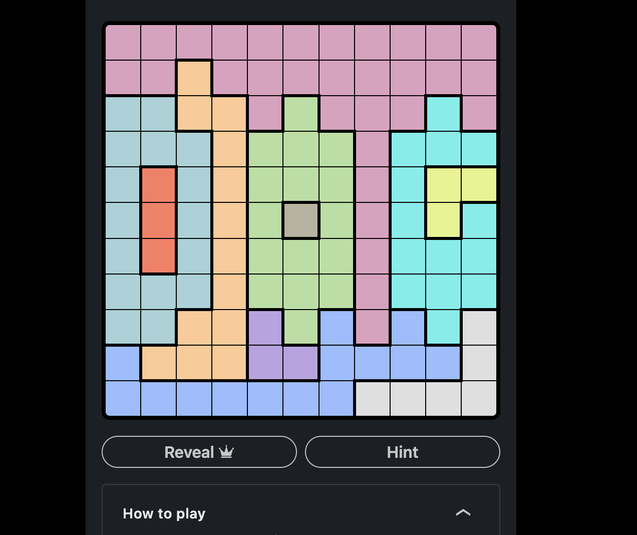
#> input picture wip/queensSolver/imgs/5.png, 637 x 535 px, shrunk from 1272 x 1068 before the run; the run also reads 1 picture not shown here
$ jupyter execute --allow-errors testing.ipynb
#> lines starting #> are read from the running program, lines starting #| are printed output that depends on the picture; after the words box and inside, x2 and y2 are one past the last pixel; in counts of white or black regions, pixels touching at a corner belong together
### wip/queensSolver/load_board.py
import cv2
import logging
import os
from game_board import board

logging.basicConfig(
    level=logging.DEBUG,
    format='%(asctime)s - %(levelname)s - %(message)s',
    handlers=[
        logging.StreamHandler()
    ]
)

class loadBoard(board):

    def __init__(self,fpath):

        if not  os.path.isfile(fpath):
            raise FileNotFoundError("File path not found")

        self.fpath = fpath
        self.matrix = self._get_matrix_board()
        self.n = len(self.matrix)
        super().__init__(self.matrix, self.n)

    def get_matrix(self):
        return self.matrix

    def remove_boundaries(self):
        image =  cv2.imread(self.fpath)

        if image is None:
            raise ImportError("Image loaded in as null")

        gray_image = cv2.cvtColor(image, cv2.COLOR_BGR2GRAY)

        contours, _ = cv2.findContours(gray_image, cv2.RETR_TREE, cv2.CHAIN_APPROX_NONE)
        contours = sorted(contours, key=cv2.contourArea, reverse=True)

        # second largest contour is the boundary of the actual game
        # TODO confirm this with more testing
        x, y, w, h = cv2.boundingRect(contours[1])
        logging.info(f'cutting image down. x:{x} y:{y} w:{w} h:{h}')

        # Crop to grid of just game
        return image[y:y+h, x:x+w]

    # Returns the board with only a filePath to an image of a board
    def _get_matrix_board(self):
        grid = self.remove_boundaries()
        gray_grid = cv2.cvtColor(grid, cv2.COLOR_BGR2GRAY)
        contours, _ = cv2.findContours(gray_grid, cv2.RETR_TREE, cv2.CHAIN_APPROX_NONE)

        # might not be needed
        contours = sorted(contours, key=cv2.contourArea)

        total_cells = len(contours) - 2
        grid_size = int((total_cells)**(.5))

        if total_cells != grid_size**2:
            raise RuntimeError(f'Board cell count is off. total cells: {total_cells} grid size: {grid_size}')

        # get height and width of grid
        height, width = gray_grid.shape[:2]

        # calculate the width and height of all cells
        cell_width = width // grid_size
        cell_height = height // grid_size

        # Initialize variables to store colors and board configuration
        colors = []
        board = []
        color_index = 1
        color_map = {}
        reverse_color_map = {}
        padding = 10

        # Iterate through each cell in the grid to extract colors
        for i in range(grid_size):
            row = []
            for j in range(grid_size):
                # Calculate cell coordinates with padding
                cell_x = j * cell_width
                cell_y = i * cell_height
                padding = 15
                cell = grid[cell_y+padding:cell_y+cell_height-padding, cell_x+padding:cell_x+cell_width-padding]

                # Get the average color of the cell
                avg_color = cell.mean(axis=0).mean(axis=0)
                avg_color = avg_color.astype(int)
                avg_color = tuple(avg_color)

                # Map each unique color to an index
                if avg_color not in color_map:
                    color_map[avg_color] = color_index
                    reverse_color_map[color_index] = avg_color
                    color_index += 1
                row.append(color_map[avg_color])

            # Append the row to the board configuration
            board.append(row)

        return board

    # Display cv2
    # [4 lines left out: function _display, not called in this run]

### wip/queensSolver/game_board.py
import logging
from collections import Counter
import copy

logging.basicConfig(
    level=logging.ERROR,
    format='%(asctime)s - %(levelname)s - %(message)s',
    handlers=[
        logging.StreamHandler()
    ]
)

class board:

    # [10 lines left out: function __init__, not called in this run]

    # Inserts a value for both matrix and transpose matrix
    def change_value(self,x:int,y:int,v):
        self.matrix[x][y] = v
        self.transpose_matrix[y][x] = v

    # print out the board in a ~very~ pretty and understandable way
    # [270 lines left out: functions draw_board, check_board_whole_row_col, place_obvious_queens, is_solvable, find_all_no_queen_placement_squares, place_queen and 3 more, not called in this run]


### wip/queensSolver/testing.ipynb
[cell 1]
import pyautogui
# (550, 730, 409, 382)
# img = pyautogui.screenshot(region=(550, 730, 409, 382))
# img.save('imgs/testing/image_test.png')

[cell 2]
#imports
from re import template
import cv2
import pyautogui
from time import sleep

def load_test_image():
    return cv2.imread('imgs/5.png')
#> returned value is the input picture: shape (535, 637, 3); mean B, G, R 88.7, 87.8, 85.9

[cell 3]
test_image = load_test_image()
# cv2.imshow('vision',test_image)
# cv2.waitKey(100000)
# Drawing a line
line = cv2.line(test_image, (test_image.shape[1]//2, test_image.shape[0]//2), (0,0) , (0,255,0), thickness=2)
# cv2.imshow("line", line)
# cv2.waitKey(20)

[cell 4]
# Drawing other shapes
circle = cv2.circle(line, (line.shape[1]//2, line.shape[0]//2), 50, (0,0,255), thickness=2)
rect = cv2.rectangle(circle, (10,10), (circle.shape[1]//2, circle.shape[0]//2), (255,0,0), thickness=2)
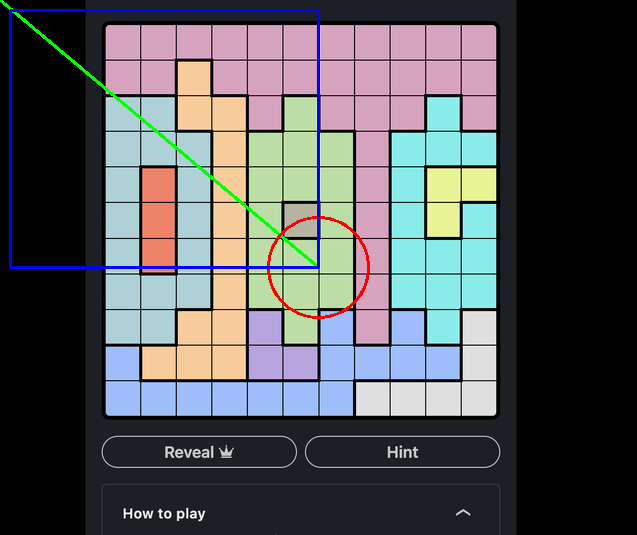
#> rect: shape (535, 637, 3); mean B, G, R 89.8, 87.1, 85
text = cv2.putText(rect, "Hi", (rect.shape[1]//2, rect.shape[0]//2), cv2.FONT_HERSHEY_SIMPLEX, 1, (255,255,255), thickness=2)

cv2.imshow("all shapes", text)
cv2.waitKey(20)
sleep(10)
cv2.destroyWindow('all shapes')
cv2.waitKey(1)

[cell 5]
# [9 lines of commented-out code are left out]

[cell 6]
import cv2
import numpy as np

# Load and convert the image to grayscale
original = cv2.imread('imgs/4.png')
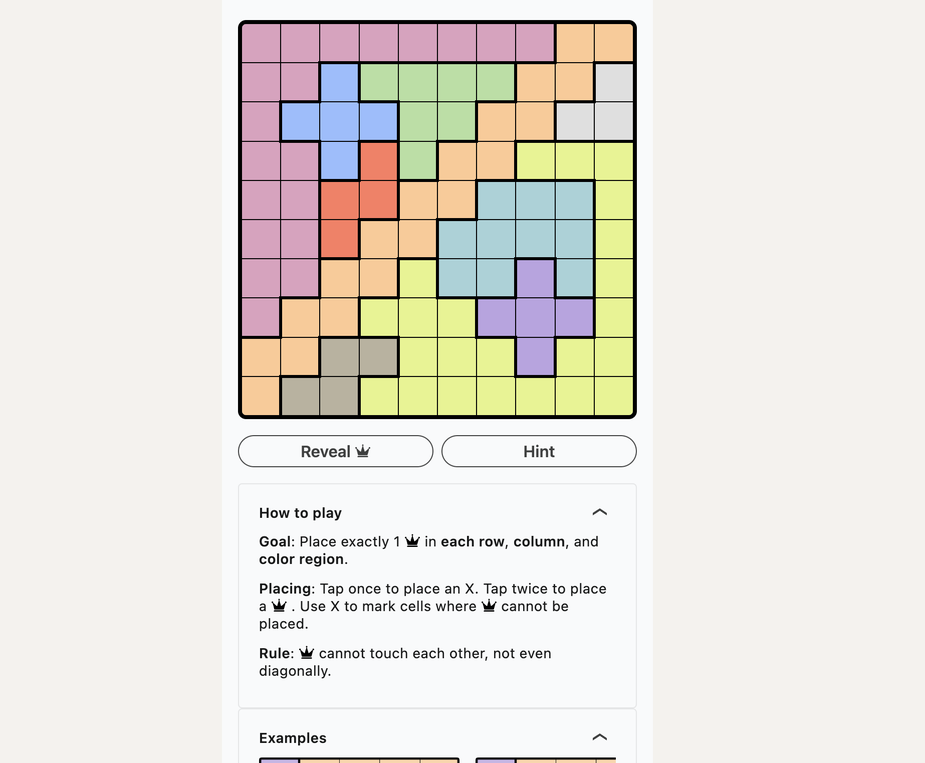
#> input picture wip/queensSolver/imgs/4.png, 925 x 763 px, shrunk from 1846 x 1522 before the run
#> original is the input picture: shape (763, 925, 3); mean B, G, R 219.8, 226.6, 230.3
gray = cv2.cvtColor(original, cv2.COLOR_BGR2GRAY)
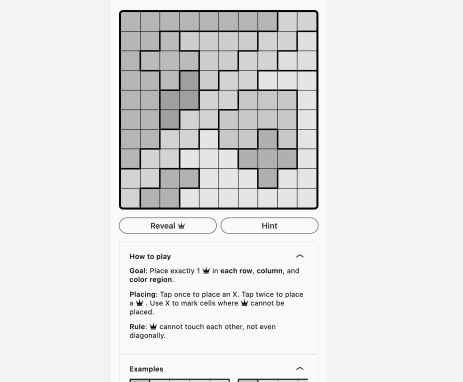
#> gray: shape (763, 925) (shown at 1/2 size); min 0, max 255, mean 226.9

# Apply Gaussian blur
blurred = cv2.GaussianBlur(gray, (5, 5), 0)

# Apply thresholding
_, binary = cv2.threshold(blurred, 150, 255, cv2.THRESH_BINARY)
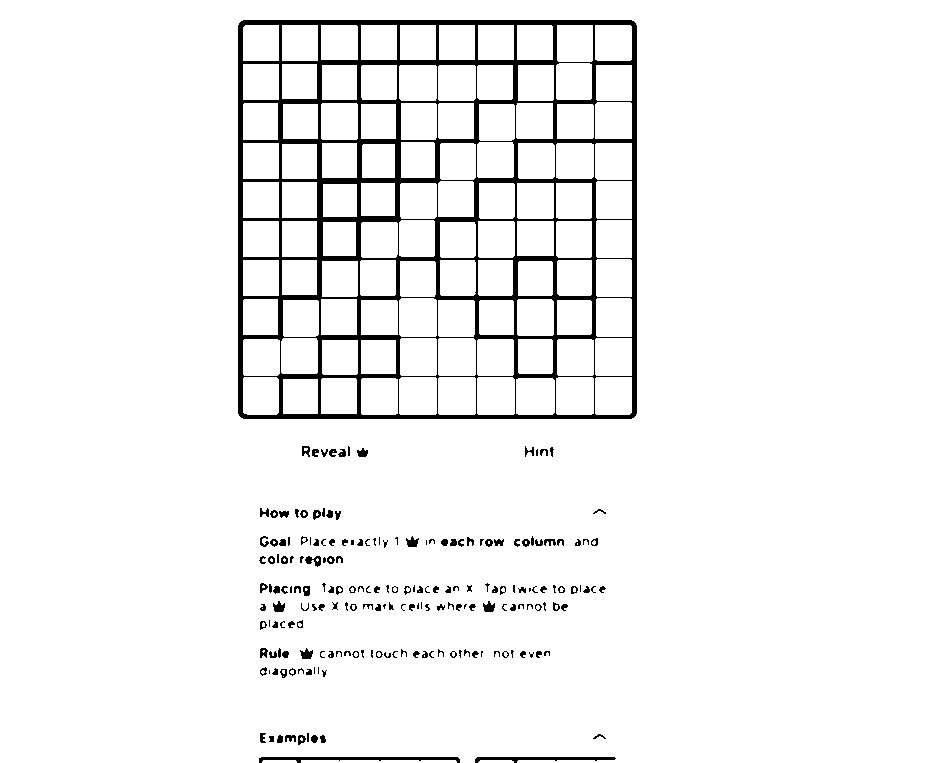
#> binary: shape (763, 925); 95% white; 197 black regions (66 under 20 px), largest, box (x1, y1, x2, y2) and area: (238, 20, 637, 419) 28752, (259, 757, 460, 763) 636, (475, 757, 616, 763) 446

# Use morphological operations to close gaps
kernel = np.ones((5, 5), np.uint8)
binary = cv2.dilate(binary, kernel, iterations=1)
#> binary: shape (763, 925); 99.6% white; black in thin lines or dots, all inside (x1, y1, x2, y2) = (240, 22, 635, 740)
binary = cv2.erode(binary, kernel, iterations=1)
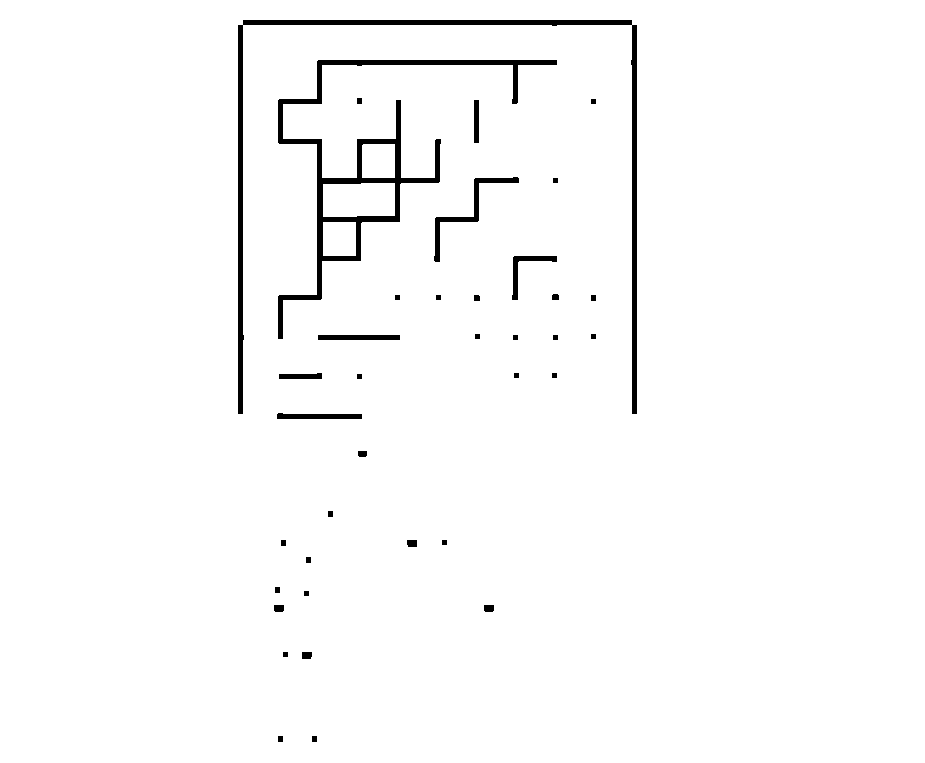
#> binary: shape (763, 925); 97.8% white; 37 black regions

# Find contours
contours, _ = cv2.findContours(binary, cv2.RETR_TREE, cv2.CHAIN_APPROX_SIMPLE)
#> contours = 43 contours; largest, box (x1, y1, x2, y2) and area: (0, 0, 925, 763) 704088, (277, 59, 558, 340) 11514, (630, 24, 638, 415) 2343, (237, 24, 245, 415) 2343, (242, 19, 633, 27) 2343

# Sort and get the largest contour
contours = sorted(contours, key=cv2.contourArea, reverse=True)
largest_contour = contours[1]
#> largest_contour = contour of 69 points, box (x1, y1, x2, y2) (277, 59, 558, 340), area 11514

# Approximate the contour to reduce complexity
epsilon = 0.01 * cv2.arcLength(largest_contour, True)
#> epsilon = 18.09
approx_contour = cv2.approxPolyDP(largest_contour, epsilon, True)
#> approx_contour = contour of 29 points, box (x1, y1, x2, y2) (277, 59, 557, 340), area 10370

# Draw the approximated contour on the original image
cv2.drawContours(original, [approx_contour], -1, (0, 255, 0), 3)
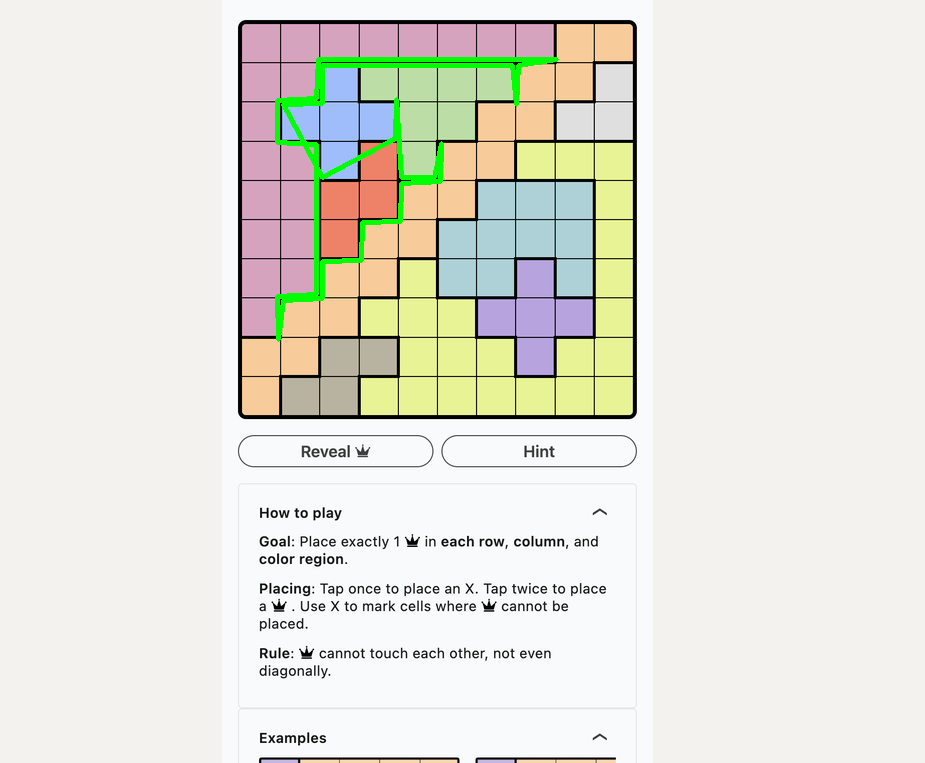
#> original: shape (763, 925, 3); 1.12% of pixels changed, all inside (x1, y1, x2, y2) = (275, 57, 559, 342)

# Display the result
cv2.imshow("Largest Contour", original)
cv2.waitKey(0)
cv2.destroyAllWindows()

[cell 7]
#imports
from re import template
import cv2
import pyautogui
from time import sleep
original =  cv2.imread('imgs/4.png')


gray = cv2.cvtColor(original, cv2.COLOR_BGR2GRAY)

contours, _ = cv2.findContours(gray, cv2.RETR_TREE, cv2.CHAIN_APPROX_NONE)
#> contours = 253 contours, 236 with area under 20; largest, box (x1, y1, x2, y2) and area: (0, 0, 925, 763) 704072, (396, 25, 635, 415) 25458, (438, 181, 594, 376) 21663, (278, 22, 557, 298) 3528, (241, 298, 634, 420) 2516
contours = sorted(contours, key=cv2.contourArea, reverse=True)

# second largest contour is the boundary of the actual game
# TODO confirm this with more testing
largest_contour = contours[1]
#> largest_contour = contour of 2025 points, box (x1, y1, x2, y2) (396, 25, 635, 415), area 25458
x, y, w, h = cv2.boundingRect(contours[1])
#> x = 396; y = 25; w = 239; h = 390

# crop image down to new just grid
grid = original[y:y+h, x:x+w]
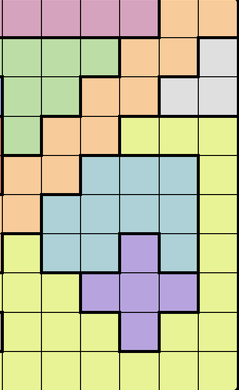
#> grid: shape (390, 239, 3); mean B, G, R 158.3, 194.7, 194.5

gray = cv2.cvtColor(grid, cv2.COLOR_BGR2GRAY)
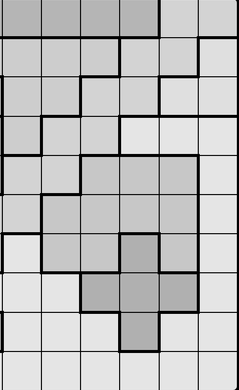
#> gray: shape (390, 239); min 0, max 252, mean 190.5
# Save the grayscale grid image
cv2.imwrite("solution/gray-grid.png", gray)

# Find contours again within the cropped grayscale grid
contours, _ = cv2.findContours(gray, cv2.RETR_TREE, cv2.CHAIN_APPROX_NONE)
#> contours = 11 contours, 3 with area under 20; largest, box (x1, y1, x2, y2) and area: (0, 0, 239, 390) 76462, (0, 0, 239, 390) 25458, (42, 156, 198, 351) 21663, (0, 38, 119, 155) 8690, (0, 0, 159, 38) 5653, (157, 75, 200, 79) 119, (157, 271, 198, 275) 116, (196, 38, 200, 77) 110
# Sort contours by area
contours = sorted(contours, key=cv2.contourArea)

# Calculate the total number of cells and the grid size
total_cells = len(contours) - 2
#> total_cells = 9
#> (the rest of the program and of its run is left out)
